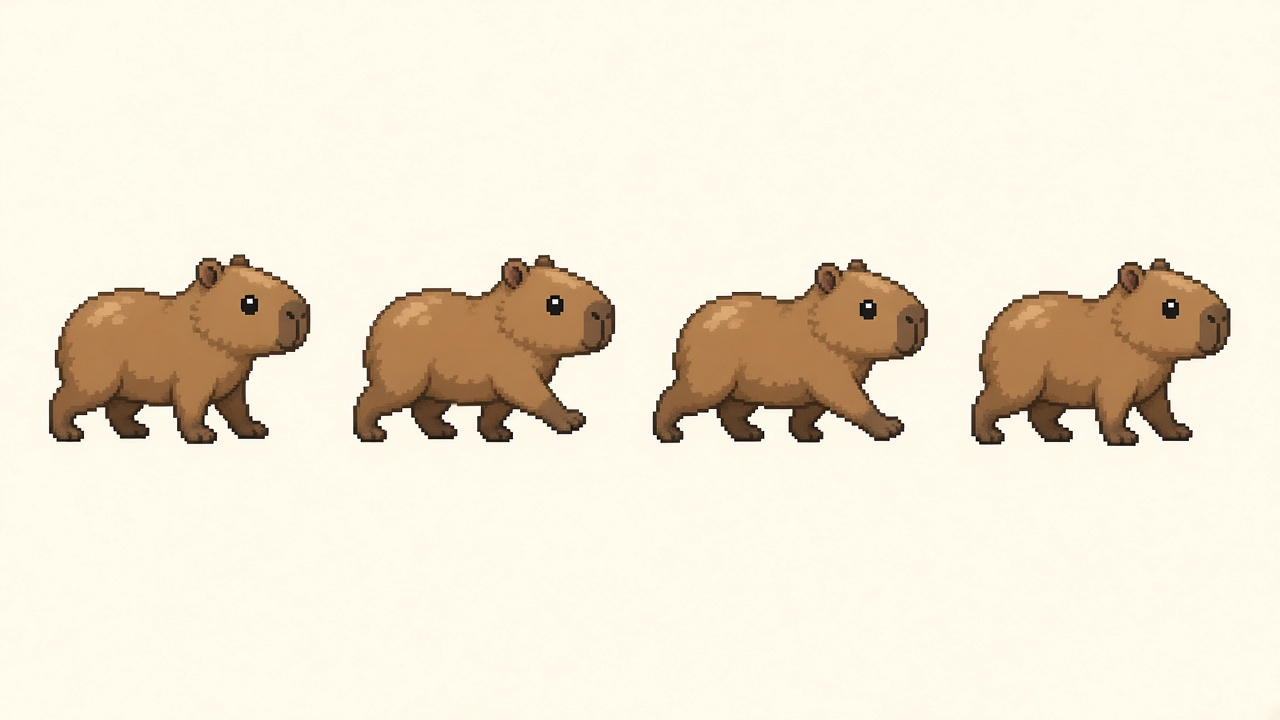
#> input picture store/art-pack-walk/walk-base.png, 1280 x 720 px
$ python slice_traits_pack.py
#> lines starting #> are read from the running program, lines starting #| are printed output that depends on the picture
### tool/slice_walk_pack.py
#!/usr/bin/env python3
"""Slice cream-bg 4-frame walk sheets → assets/images/walk/{type}_{0..3}.png.

Usage (from repo root, with Pillow):
  python3 tool/slice_walk_pack.py
"""
from __future__ import annotations

import sys
from collections import deque
from pathlib import Path

from PIL import Image

ROOT = Path(__file__).resolve().parents[1]
SRC = ROOT / 'store' / 'art-pack-walk'
OUT = ROOT / 'assets' / 'images' / 'walk'

MAPPING = {
    'walk-base.png': 'base',
    'walk-lv3.png': 'lv3',
    'walk-nanny.png': 'nanny',
    'walk-gatherer.png': 'gatherer',
    'walk-guard.png': 'guard',
}


def chroma_sheet(im: Image.Image, thr: float = 32.0, soft: float = 14.0) -> Image.Image:
#> called with thr = 32, soft = 14
    im = im.convert('RGBA')
    w, h = im.size
#> w = 1280; h = 720
    px = im.load()
    keys: list[tuple[int, int, int]] = []
    for ox, oy in ((0, 0), (w - 32, 0), (0, h - 32), (w - 32, h - 32)):
        for x in range(max(0, ox), min(w, ox + 32)):
            for y in range(max(0, oy), min(h, oy + 32)):
                keys.append(px[x, y][:3])
#> after the loop, keys = 4096 items, first 6: (255, 249, 235), (255, 249, 235), (255, 249, 235), (255, 249, 235), (255, 249, 235), (255, 250, 236)
    kr = sum(k[0] for k in keys) / len(keys)
#> kr = 254.5
    kg = sum(k[1] for k in keys) / len(keys)
#> kg = 250.8
    kb = sum(k[2] for k in keys) / len(keys)
#> kb = 236.5

    def dist(c: tuple[int, int, int]) -> float:
        return ((c[0] - kr) ** 2 + (c[1] - kg) ** 2 + (c[2] - kb) ** 2) ** 0.5

    vis = [[False] * w for _ in range(h)]
    q: deque[tuple[int, int]] = deque()
    for x in range(w):
        q.append((x, 0))
        q.append((x, h - 1))
    for y in range(h):
        q.append((0, y))
        q.append((w - 1, y))
    while q:
        x, y = q.popleft()
        if x < 0 or y < 0 or x >= w or y >= h or vis[y][x]:
            continue
        if dist(px[x, y]) > thr:
            continue
        vis[y][x] = True
        q.append((x + 1, y))
        q.append((x - 1, y))
        q.append((x, y + 1))
        q.append((x, y - 1))
#> after the loop, vis = 720 items

    out = Image.new('RGBA', (w, h))
#> out: PIL image 1280x720 RGBA; every value is 0
    op = out.load()
    for y in range(h):
        for x in range(w):
            r, g, b, _a = px[x, y]
            if vis[y][x]:
                op[x, y] = (0, 0, 0, 0)
                continue
            d = dist((r, g, b))
            near = False
            for dx, dy in (
                (1, 0), (-1, 0), (0, 1), (0, -1),
                (1, 1), (-1, -1), (1, -1), (-1, 1),
            ):
                nx, ny = x + dx, y + dy
                if 0 <= nx < w and 0 <= ny < h and vis[ny][nx]:
                    near = True
                    break
            if near and d < thr + soft:
                t = max(0.0, min(1.0, (d - thr * 0.3) / (thr + soft)))
                op[x, y] = (r, g, b, int(255 * t))
            else:
                op[x, y] = (r, g, b, 255)

    # Global near-cream cleanup (islands between legs).
    for y in range(h):
        for x in range(w):
            r, g, b, a = op[x, y]
            if a == 0:
                continue
            d = dist((r, g, b))
            if d < 28:
                op[x, y] = (0, 0, 0, 0)
            elif d < 40:
                t = (d - 28) / 12
                op[x, y] = (r, g, b, int(a * t))
    return out


# [37 lines left out: functions crop_pad_resize, main, not called in this run]


# [2 lines that do not run on import are left out]

### tool/slice_traits_pack.py
#!/usr/bin/env python3
"""Slice the trait poses (spec 004, Т9) → assets/images/traits/.

Sources in store/art-pack-traits/ (cream background, 1280×720):

- sleep-dream-<skin>.png: four frames in a row — [0] sleep inhale,
  [1] sleep exhale, [2] dreamer looks up, eyes open, [3] eyes half-closed.
  `guard` is drawn facing left: every frame is mirrored after slicing (the
  whole sheet mirrored would also reverse the frame order).
- sleep-bubble.png: three bubbles, small → large.

Out:

- sleep_<skin>_{0,1}.png, dream_<skin>_{0,1}.png: one canvas for all,
  [CANVAS_W]×[CANVAS_H], feet on the bottom row ([BASE_PAD] above the edge,
  as the walk frames), centered. Scale = that skin's walk scale (the factor
  slice_walk_pack.py used for its frame 0), so a pose matches the walk.
- bubble_{0,1,2}.png: one square canvas, bubble bottom-centered.
- store/art-pack-traits/preview-processed.png: all frames on grass.

The nose of each sleep pose (where the bubble rises) is set by hand in
lib/features/game/models/capy_pose.dart, in canvas pixels.

Usage (repo root, Pillow): python tool/slice_traits_pack.py
"""
from __future__ import annotations

import sys
from pathlib import Path

from PIL import Image, ImageDraw

sys.path.insert(0, str(Path(__file__).resolve().parent))
from chroma_cream import chroma_cream  # noqa: E402
from slice_walk_pack import chroma_sheet  # noqa: E402

ROOT = Path(__file__).resolve().parents[1]
SRC = ROOT / 'store' / 'art-pack-traits'
WALK = ROOT / 'store' / 'art-pack-walk'
OUT = ROOT / 'assets' / 'images' / 'traits'
PREVIEW = SRC / 'preview-processed.png'

SKINS = ['base', 'lv3', 'nanny', 'gatherer', 'guard']
MIRROR = {'guard'}
PAD = 6
BASE_PAD = 3
CANVAS_W = 320
CANVAS_H = 288
BUBBLE_SCALE = 0.5
BUBBLE_CANVAS = 128


def cells(im: Image.Image, n: int) -> list[Image.Image]:
#> called with n = 4
    w, h = im.size
#> w = 1280; h = 720
    fw = w // n
#> fw = 320
    return [im.crop((i * fw, 0, (i + 1) * fw, h)) for i in range(n)]


# [65 lines left out: functions figures, _beige, key_sheet, not called in this run]


def walk_scale(skin: str) -> float:
    """The factor slice_walk_pack.py applied to this skin's frame 0."""
    keyed = chroma_sheet(Image.open(WALK / f'walk-{skin}.png'))
    cell = cells(keyed, 4)[0]
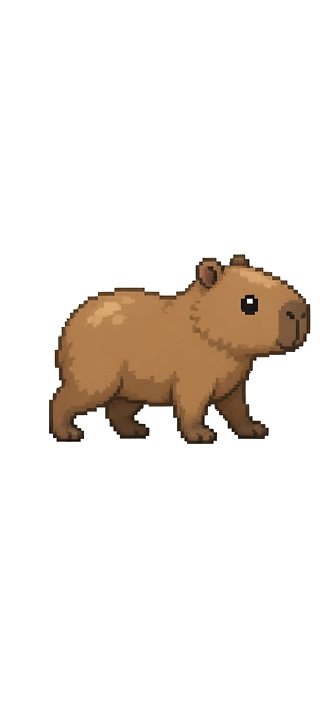
#> cell: PIL image 320x720 RGBA; mean R, G, B, A 20.9, 14.9, 9.5, 35.9; transparent parts drawn white
    l, t, r, b = cell.getbbox()
#> l = 49; t = 254; r = 311; b = 444
    w, h = cell.size
#> w = 320; h = 720
    cw = min(w, r + PAD) - max(0, l - PAD)
#> cw = 274
    ch = min(h, b + PAD) - max(0, t - PAD)
#> ch = 202
    m = max(cw, ch)
#> m = 274
    return 256 / m if m > 256 else 1.0


# [77 lines left out: functions _clear_floor, pose_frames, bubbles, preview, not called in this run]


def main() -> None:
    OUT.mkdir(parents=True, exist_ok=True)
    rows: list[tuple[str, list[Image.Image]]] = []
    for skin in SKINS:
        scale = walk_scale(skin)
#> scale = 0.934
#> (the run stopped early here; a loop or call above may not have finished)

$ run again, with store/art-pack-multipliers/01-role-nanny.png copied over store/art-pack-walk/walk-base.png
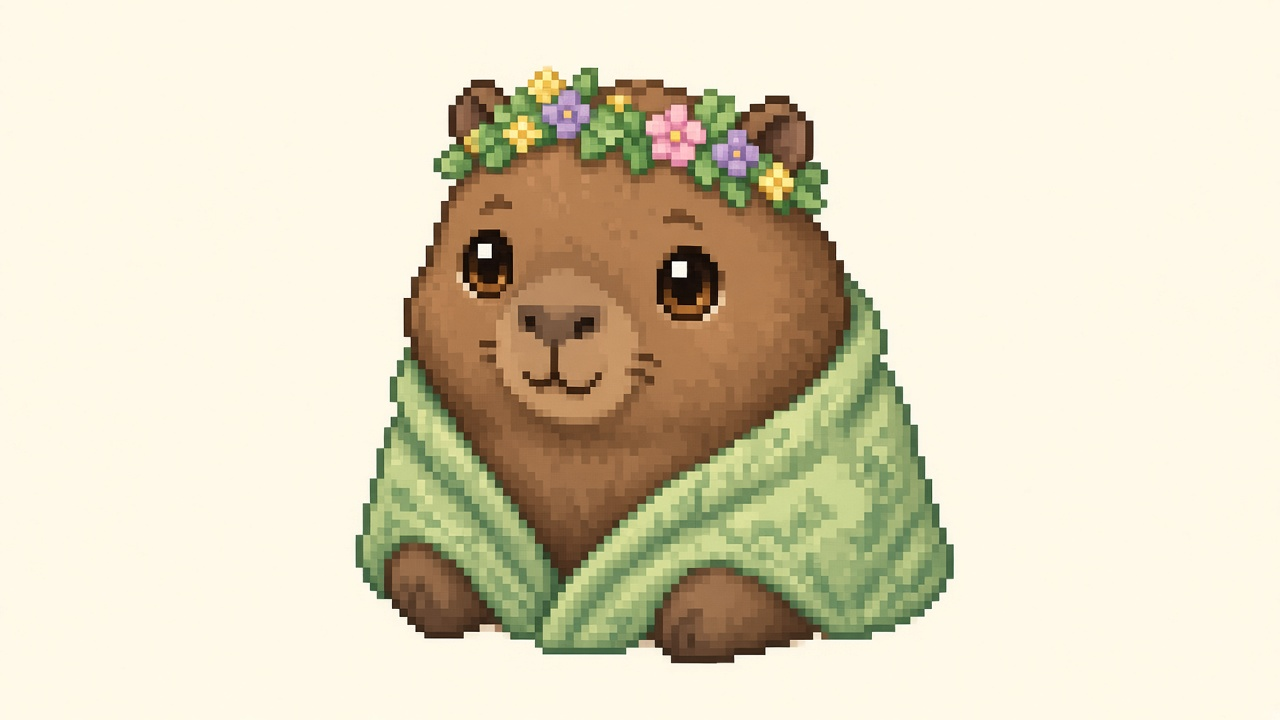
#> input picture store/art-pack-multipliers/01-role-nanny.png, 1280 x 720 px
#> after the loop in chroma_sheet, `for ox, oy in ((0, 0), (w - 32, 0), (0, h - 32), (w - 32, h - 32)):`: keys = 4096 items, first 6: (255, 249, 233), (255, 249, 233), (255, 249, 233), (255, 250, 234), (255, 249, 233), (253, 247, 231)
#> kr = 255
#> kg = 249.1
#> kb = 232.9
#> after the loop in chroma_sheet, `while q:`: vis = 720 items
#> out: PIL image 1280x720 RGBA; every value is 0
#> in walk_scale, `keyed = chroma_sheet(Image.open(WALK / f'walk-{skin}.png'))`:
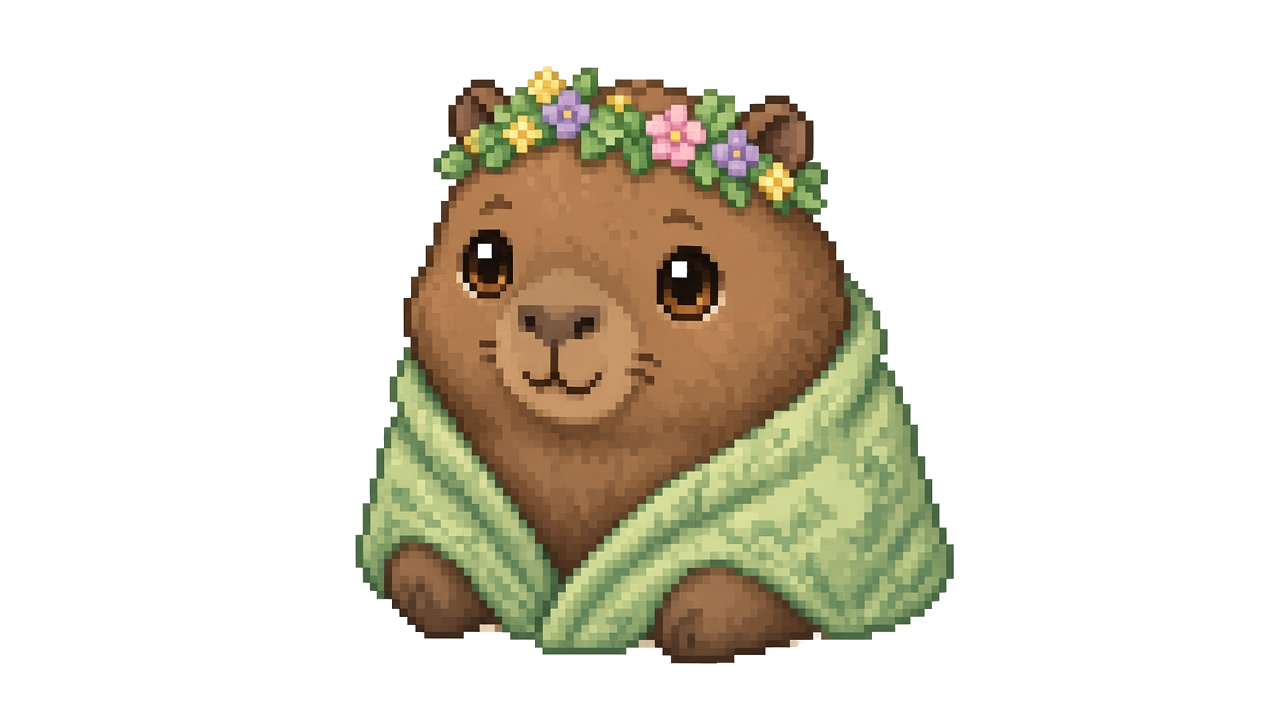
#> keyed: PIL image 1280x720 RGBA; mean R, G, B, A 42.4, 37.7, 25.1, 74; transparent parts drawn white
#> cell: PIL image 320x720 RGBA; every value is 0
